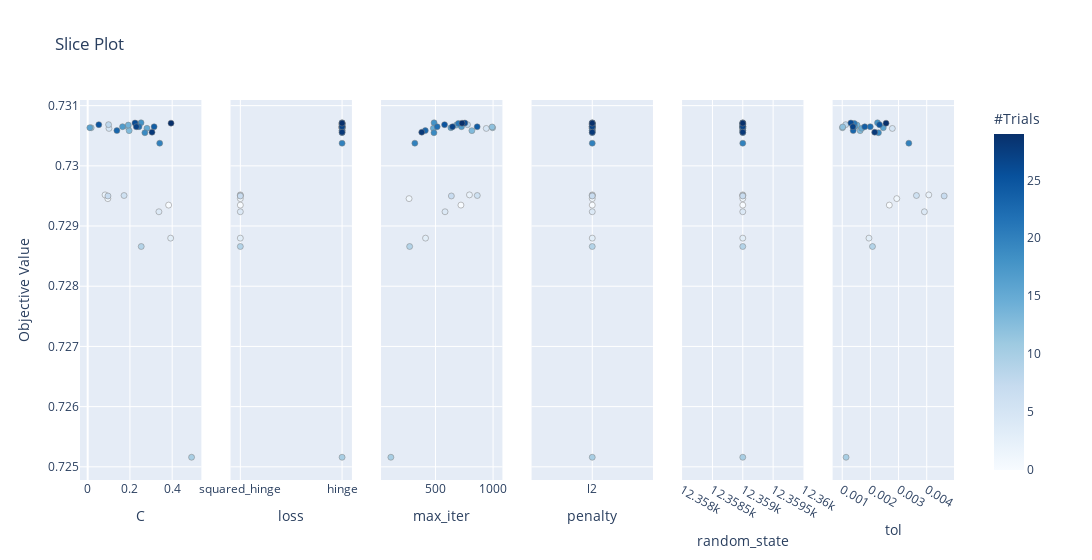

Notebook code cell kept with this figure:
### Code cell
###################################################################################################
# Visualize individual hyperparameters as slice plot. See :func:`~optuna.visualization.plot_slice` for the details.
plot_slice(study)

### Figure 1 — Plotly figure (JSON) as saved in the notebook; plotly's stock layout.template omitted (floating-point values rounded to 4 significant figures)
{"data": [{"marker": {"color": [0, 1, 2, 3, 4, 5, 6, 7, 8, 9, 10, 11, 12, 13, 14, 15, 16, 17, 18, 19, 20, 21, 22, 23, 24, 25, 26, 27, 28, 29], "colorbar": {"title": {"text": "#Trials"}, "x": 1, "xpad": 40}, "colorscale": [[0, "rgb(247,251,255)"], [0.125, "rgb(222,235,247)"], [0.25, "rgb(198,219,239)"], [0.375, "rgb(158,202,225)"], [0.5, "rgb(107,174,214)"], [0.625, "rgb(66,146,198)"], [0.75, "rgb(33,113,181)"], [0.875, "rgb(8,81,156)"], [1, "rgb(8,48,107)"]], "line": {"color": "Grey", "width": 0.5}, "showscale": true}, "mode": "markers", "showlegend": false, "type": "scatter", "x": [0.3831, 0.09541, 0.08231, 0.3927, 0.3371, 0.1007, 0.1722, 0.09596, 0.09897, 0.2534, 0.4917, 0.01668, 0.1905, 0.1963, 0.1923, 0.2805, 0.01013, 0.1651, 0.2525, 0.2705, 0.3408, 0.2275, 0.2429, 0.1382, 0.3144, 0.05267, 0.2239, 0.2302, 0.3044, 0.3945], "xaxis": "x", "y": [0.7293, 0.7295, 0.7295, 0.7288, 0.7292, 0.7306, 0.7295, 0.7295, 0.7307, 0.7287, 0.7252, 0.7306, 0.7306, 0.7306, 0.7307, 0.7306, 0.7306, 0.7307, 0.7307, 0.7306, 0.7304, 0.7307, 0.7306, 0.7306, 0.7306, 0.7307, 0.7307, 0.7306, 0.7306, 0.7307], "yaxis": "y"}, {"marker": {"color": [0, 1, 2, 3, 4, 5, 6, 7, 8, 9, 10, 11, 12, 13, 14, 15, 16, 17, 18, 19, 20, 21, 22, 23, 24, 25, 26, 27, 28, 29], "colorbar": {"title": {"text": "#Trials"}, "x": 1, "xpad": 40}, "colorscale": [[0, "rgb(247,251,255)"], [0.125, "rgb(222,235,247)"], [0.25, "rgb(198,219,239)"], [0.375, "rgb(158,202,225)"], [0.5, "rgb(107,174,214)"], [0.625, "rgb(66,146,198)"], [0.75, "rgb(33,113,181)"], [0.875, "rgb(8,81,156)"], [1, "rgb(8,48,107)"]], "line": {"color": "Grey", "width": 0.5}, "showscale": false}, "mode": "markers", "showlegend": false, "type": "scatter", "x": ["squared_hinge", "squared_hinge", "squared_hinge", "squared_hinge", "squared_hinge", "hinge", "squared_hinge", "squared_hinge", "hinge", "squared_hinge", "hinge", "hinge", "hinge", "hinge", "hinge", "hinge", "hinge", "hinge", "hinge", "hinge", "hinge", "hinge", "hinge", "hinge", "hinge", "hinge", "hinge", "hinge", "hinge", "hinge"], "xaxis": "x2", "y": [0.7293, 0.7295, 0.7295, 0.7288, 0.7292, 0.7306, 0.7295, 0.7295, 0.7307, 0.7287, 0.7252, 0.7306, 0.7306, 0.7306, 0.7307, 0.7306, 0.7306, 0.7307, 0.7307, 0.7306, 0.7304, 0.7307, 0.7306, 0.7306, 0.7306, 0.7307, 0.7307, 0.7306, 0.7306, 0.7307], "yaxis": "y2"}, {"marker": {"color": [0, 1, 2, 3, 4, 5, 6, 7, 8, 9, 10, 11, 12, 13, 14, 15, 16, 17, 18, 19, 20, 21, 22, 23, 24, 25, 26, 27, 28, 29], "colorbar": {"title": {"text": "#Trials"}, "x": 1, "xpad": 40}, "colorscale": [[0, "rgb(247,251,255)"], [0.125, "rgb(222,235,247)"], [0.25, "rgb(198,219,239)"], [0.375, "rgb(158,202,225)"], [0.5, "rgb(107,174,214)"], [0.625, "rgb(66,146,198)"], [0.75, "rgb(33,113,181)"], [0.875, "rgb(8,81,156)"], [1, "rgb(8,48,107)"]], "line": {"color": "Grey", "width": 0.5}, "showscale": false}, "mode": "markers", "showlegend": false, "type": "scatter", "x": [721, 271, 795, 414, 583, 941, 863, 638, 778, 276, 113, 996, 992, 816, 682, 482, 634, 726, 488, 487, 321, 699, 515, 412, 862, 579, 755, 648, 381, 731], "xaxis": "x3", "y": [0.7293, 0.7295, 0.7295, 0.7288, 0.7292, 0.7306, 0.7295, 0.7295, 0.7307, 0.7287, 0.7252, 0.7306, 0.7306, 0.7306, 0.7307, 0.7306, 0.7306, 0.7307, 0.7307, 0.7306, 0.7304, 0.7307, 0.7306, 0.7306, 0.7306, 0.7307, 0.7307, 0.7306, 0.7306, 0.7307], "yaxis": "y3"}, {"marker": {"color": [0, 1, 2, 3, 4, 5, 6, 7, 8, 9, 10, 11, 12, 13, 14, 15, 16, 17, 18, 19, 20, 21, 22, 23, 24, 25, 26, 27, 28, 29], "colorbar": {"title": {"text": "#Trials"}, "x": 1, "xpad": 40}, "colorscale": [[0, "rgb(247,251,255)"], [0.125, "rgb(222,235,247)"], [0.25, "rgb(198,219,239)"], [0.375, "rgb(158,202,225)"], [0.5, "rgb(107,174,214)"], [0.625, "rgb(66,146,198)"], [0.75, "rgb(33,113,181)"], [0.875, "rgb(8,81,156)"], [1, "rgb(8,48,107)"]], "line": {"color": "Grey", "width": 0.5}, "showscale": false}, "mode": "markers", "showlegend": false, "type": "scatter", "x": ["l2", "l2", "l2", "l2", "l2", "l2", "l2", "l2", "l2", "l2", "l2", "l2", "l2", "l2", "l2", "l2", "l2", "l2", "l2", "l2", "l2", "l2", "l2", "l2", "l2", "l2", "l2", "l2", "l2", "l2"], "xaxis": "x4", "y": [0.7293, 0.7295, 0.7295, 0.7288, 0.7292, 0.7306, 0.7295, 0.7295, 0.7307, 0.7287, 0.7252, 0.7306, 0.7306, 0.7306, 0.7307, 0.7306, 0.7306, 0.7307, 0.7307, 0.7306, 0.7304, 0.7307, 0.7306, 0.7306, 0.7306, 0.7307, 0.7307, 0.7306, 0.7306, 0.7307], "yaxis": "y4"}, {"marker": {"color": [0, 1, 2, 3, 4, 5, 6, 7, 8, 9, 10, 11, 12, 13, 14, 15, 16, 17, 18, 19, 20, 21, 22, 23, 24, 25, 26, 27, 28, 29], "colorbar": {"title": {"text": "#Trials"}, "x": 1, "xpad": 40}, "colorscale": [[0, "rgb(247,251,255)"], [0.125, "rgb(222,235,247)"], [0.25, "rgb(198,219,239)"], [0.375, "rgb(158,202,225)"], [0.5, "rgb(107,174,214)"], [0.625, "rgb(66,146,198)"], [0.75, "rgb(33,113,181)"], [0.875, "rgb(8,81,156)"], [1, "rgb(8,48,107)"]], "line": {"color": "Grey", "width": 0.5}, "showscale": false}, "mode": "markers", "showlegend": false, "type": "scatter", "x": [12359, 12359, 12359, 12359, 12359, 12359, 12359, 12359, 12359, 12359, 12359, 12359, 12359, 12359, 12359, 12359, 12359, 12359, 12359, 12359, 12359, 12359, 12359, 12359, 12359, 12359, 12359, 12359, 12359, 12359], "xaxis": "x5", "y": [0.7293, 0.7295, 0.7295, 0.7288, 0.7292, 0.7306, 0.7295, 0.7295, 0.7307, 0.7287, 0.7252, 0.7306, 0.7306, 0.7306, 0.7307, 0.7306, 0.7306, 0.7307, 0.7307, 0.7306, 0.7304, 0.7307, 0.7306, 0.7306, 0.7306, 0.7307, 0.7307, 0.7306, 0.7306, 0.7307], "yaxis": "y5"}, {"marker": {"color": [0, 1, 2, 3, 4, 5, 6, 7, 8, 9, 10, 11, 12, 13, 14, 15, 16, 17, 18, 19, 20, 21, 22, 23, 24, 25, 26, 27, 28, 29], "colorbar": {"title": {"text": "#Trials"}, "x": 1, "xpad": 40}, "colorscale": [[0, "rgb(247,251,255)"], [0.125, "rgb(222,235,247)"], [0.25, "rgb(198,219,239)"], [0.375, "rgb(158,202,225)"], [0.5, "rgb(107,174,214)"], [0.625, "rgb(66,146,198)"], [0.75, "rgb(33,113,181)"], [0.875, "rgb(8,81,156)"], [1, "rgb(8,48,107)"]], "line": {"color": "Grey", "width": 0.5}, "showscale": false}, "mode": "markers", "showlegend": false, "type": "scatter", "x": [0.002671, 0.002937, 0.004073, 0.001949, 0.003919, 0.002779, 0.003635, 0.00462, 0.001123, 0.002074, 0.001136, 0.001007, 0.001015, 0.001636, 0.001524, 0.001694, 0.002458, 0.001443, 0.002253, 0.002286, 0.003365, 0.001429, 0.001996, 0.001389, 0.0018, 0.002324, 0.001307, 0.00138, 0.002152, 0.002556], "xaxis": "x6", "y": [0.7293, 0.7295, 0.7295, 0.7288, 0.7292, 0.7306, 0.7295, 0.7295, 0.7307, 0.7287, 0.7252, 0.7306, 0.7306, 0.7306, 0.7307, 0.7306, 0.7306, 0.7307, 0.7307, 0.7306, 0.7304, 0.7307, 0.7306, 0.7306, 0.7306, 0.7307, 0.7307, 0.7306, 0.7306, 0.7307], "yaxis": "y6"}], "layout": {"title": {"text": "Slice Plot"}, "width": 1800, "xaxis": {"anchor": "y", "domain": [0, 0.1389], "title": {"text": "C"}}, "xaxis2": {"anchor": "y2", "domain": [0.1722, 0.3111], "title": {"text": "loss"}}, "xaxis3": {"anchor": "y3", "domain": [0.3444, 0.4833], "title": {"text": "max_iter"}}, "xaxis4": {"anchor": "y4", "domain": [0.5167, 0.6556], "title": {"text": "penalty"}}, "xaxis5": {"anchor": "y5", "domain": [0.6889, 0.8278], "title": {"text": "random_state"}}, "xaxis6": {"anchor": "y6", "domain": [0.8611, 1], "title": {"text": "tol"}}, "yaxis": {"anchor": "x", "domain": [0, 1], "title": {"text": "Objective Value"}}, "yaxis2": {"anchor": "x2", "domain": [0, 1], "matches": "y", "showticklabels": false}, "yaxis3": {"anchor": "x3", "domain": [0, 1], "matches": "y", "showticklabels": false}, "yaxis4": {"anchor": "x4", "domain": [0, 1], "matches": "y", "showticklabels": false}, "yaxis5": {"anchor": "x5", "domain": [0, 1], "matches": "y", "showticklabels": false}, "yaxis6": {"anchor": "x6", "domain": [0, 1], "matches": "y", "showticklabels": false}}}
